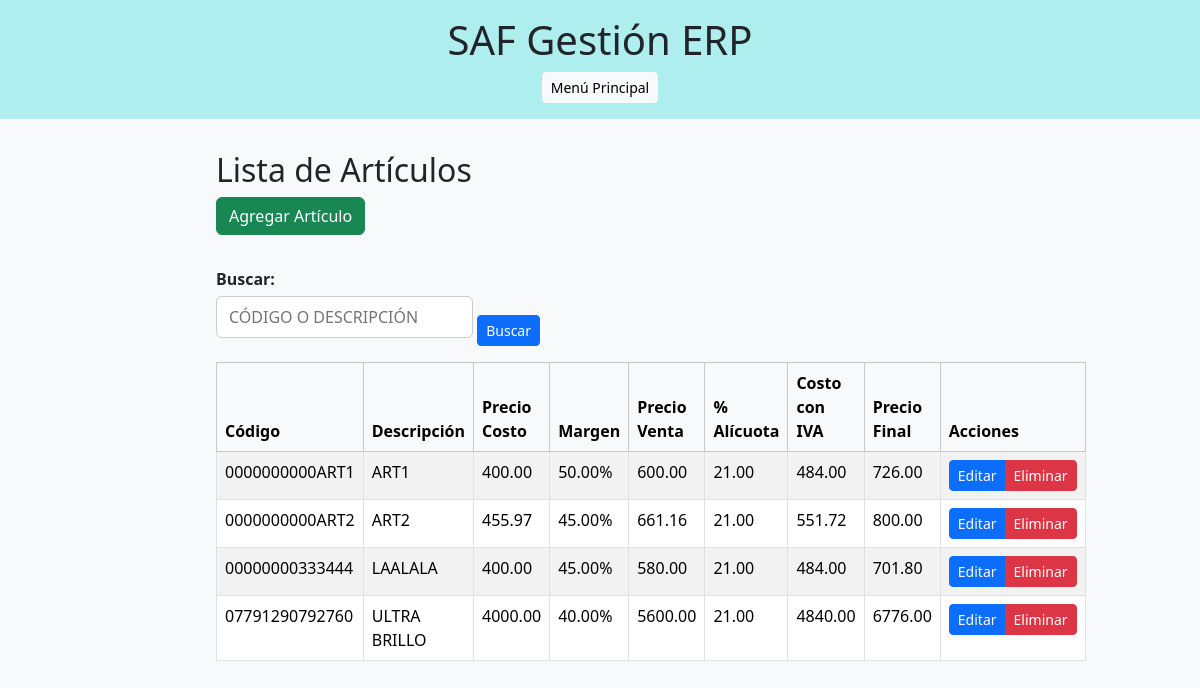
Before: /lista/ with the older database file.
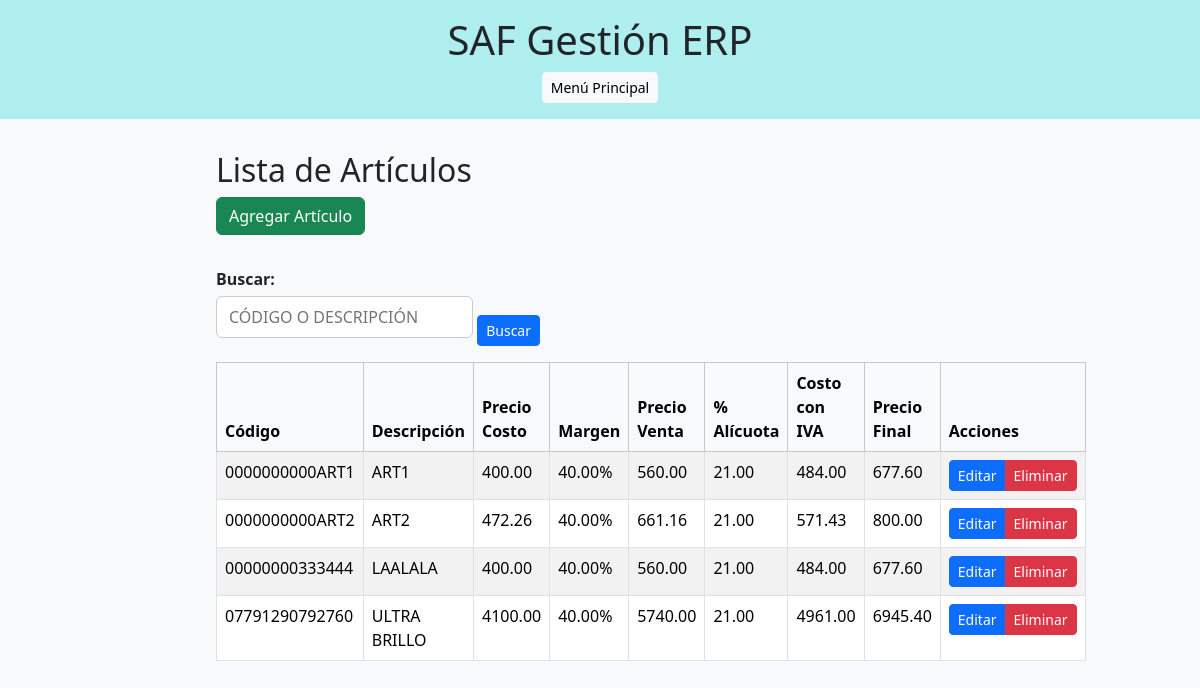
After: the same page with the newer database file.
### articulos/models.py (models this page shows, shortened)
class UpperCaseMixin:
    def save(self, *args, **kwargs):
        for field in self._meta.fields:
            if isinstance(field, models.CharField) and getattr(self, field.name):
                setattr(self, field.name, getattr(self, field.name).upper())
        super().save(*args, **kwargs)

class Articulo(UpperCaseMixin, models.Model):
    codart = models.CharField(
        "Código",
        max_length=14,
        unique=True,
        validators=[
            RegexValidator(
                regex=r'^[A-Z0-9]+$',
                message='Solo se permiten letras mayúsculas y números.'
            )
        ],
        help_text='14 caracteres, se completa con ceros a la izquierda.'
    )
    descrip = models.CharField("Descripción", max_length=80)
    marca = models.ForeignKey('Marca', on_delete=models.PROTECT, blank=True, null=True)
    rubro = models.ForeignKey('Rubro', on_delete=models.PROTECT, blank=True, null=True)
    subrubro = models.ForeignKey('Subrubro', on_delete=models.PROTECT, blank=True, null=True)
    precosto = models.DecimalField("Precio Costo", max_digits=12, decimal_places=2, validators=[MinValueValidator(0)])
    margen = models.DecimalField("Margen %", max_digits=6, decimal_places=2, default=0)
    ncodalic = models.ForeignKey('Alicuota', verbose_name="Código Alícuota", on_delete=models.PROTECT)
    alic = models.DecimalField("% Alícuota", max_digits=5, decimal_places=2, editable=False, null=True, default=0)
    costoiva = models.DecimalField("Costo con IVA", max_digits=12, decimal_places=2, null=True, default=0)
    preventa = models.DecimalField("Precio Venta (sin IVA)", max_digits=12, decimal_places=2, null=True, default=0)
    prefinal = models.DecimalField(
        "Precio Final (con IVA)",
        max_digits=12,
        decimal_places=2,
        null=True,
        default=0,
        blank=True,
        validators=[MinValueValidator(0)]
    )
    fecultmod = models.DateField(null=True, blank=True)
    modo_calculo = models.CharField(
        max_length=1,
        choices=[('C', 'Costo → Final'), ('F', 'Final → Costo')],
        default='C'
    )

### articulos/views.py (the view)
# urls.py: path('lista/', views.lista_articulos, name='lista_articulos'),
def lista_articulos(request):
    articulos = Articulo.objects.all().order_by('codart')
    q = request.GET.get('q', '')
    if q:
        articulos = articulos.filter(
            Q(codart__icontains=q) |
            Q(descrip__icontains=q)
        )
    return render(request, 'articulos/lista.html', {'articulos': articulos})

### articulos/templates/articulos/lista.html (shortened to what this page needs)
{% extends "articulos/base.html" %}
{% block content %}
<h2>Lista de Artículos</h2>
<a class="btn btn-success mb-3" href="{% url 'agregar_articulo' %}">Agregar Artículo</a>
<form method="get" class="mb-3">
  <label>Buscar:</label>
  <input type="text"
       name="q"
       id="buscar"
       value="{{ query }}"
       placeholder="CÓDIGO O DESCRIPCIÓN"
       maxlength="80"
       oninput="this.value = this.value.toUpperCase();">
  <button type="submit" class="btn btn-sm btn-primary">Buscar</button>
</form>
<table class="table table-striped table-bordered">
    <thead class="table-light">
        <tr>
            <th style="width: 120px;">Código</th>
            <th style="width: 35%;">Descripción</th>
            <th>Precio Costo</th>
            <th>Margen</th>
            <th>Precio Venta</th>
            <th>% Alícuota</th>
            <th>Costo con IVA</th>
            <th>Precio Final</th>
            <th style="width: 150px;">Acciones</th>
        </tr>
    </thead>
    <tbody>
        {% for articulo in articulos %}
        <tr>
            <td>{{ articulo.codart }}</td>
            <td>{{ articulo.descrip }}</td>
            <td>{{ articulo.precosto|floatformat:2 }}</td>
            <td>{{ articulo.margen|floatformat:2 }}%</td>
            <td>{{ articulo.preventa }}</td>
            <td>{{ articulo.alic }}</td>
            <td>{{ articulo.costoiva }}</td>
            <td>
                {% if articulo.prefinal %}
                    {{ articulo.prefinal|floatformat:2 }}
                {% else %}
                    -
                {% endif %}
            </td>
            <td>
                <div class="btn-group" role="group">
                    <a href="{% url 'modificar_articulo' articulo.id %}"
                       class="btn btn-sm btn-primary">Editar</a>
                    <a href="{% url 'eliminar_articulo' articulo.id %}"
                       class="btn btn-sm btn-danger"
                       onclick="return confirm('¿Está seguro que desea eliminar el artículo {{ articulo.descrip }}?');">
                        Eliminar
                    </a>
                </div>
            </td>
        </tr>
        {% empty %}
        <tr>
            <td colspan="9" class="text-center">No hay artículos cargados.</td>
        </tr>
        {% endfor %}
    </tbody>
</table>
{% endblock %}

Changed rows visible on the page:
changed Articulo "0000000000ART1": margen "50.00" → "40.00"; preventa "600.00" → "560.00"; prefinal "726.00" → "677.60"
changed Articulo "0000000000ART2": precosto "455.97" → "472.26"; margen "45.00" → "40.00"; costoiva "551.72" → "571.43"
changed Articulo "LAALALA": margen "45.00" → "40.00"; preventa "580.00" → "560.00"; prefinal "701.80" → "677.60"
changed Articulo "ULTRA BRILLO": precosto "4000.00" → "4100.00"; preventa "5600.00" → "5740.00"; costoiva "4840.00" → "4961.00"; prefinal "6776.00" → "6945.40"
